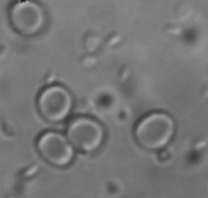
#> input picture lab1/cell.bmp, 208 x 198 px
$ python lab1.py
#> lines starting #> are read from the running program, lines starting #| are printed output that depends on the picture; after the words box and inside, x2 and y2 are one past the last pixel; in counts of white or black regions, pixels touching at a corner belong together
#> in main, img is the input picture: PIL image 208x198 RGBA; mean R, G, B, A 118, 118, 118, 255
from PIL import Image, ImageDraw
import numpy as np
import time
import os, glob
import sys
import cv2

def timer(f):
    def decorator(arg):
        t = time.time()
        f(arg)
        print("\x1b[1;32;40m[INFO]\x1b[0mTime: {time}s | Function: {function_name}".format(time = str(round(time.time() - t, 5)),function_name = f.__name__))
    return decorator

# oversampling
# [147 lines left out: functions upsampling, downsampling, upsampling_and_downsampling, oversampling, halftone_select_chanel, halftone_averaging, not called in this run]

@timer
def improved_burnsen_algorithm(arg):
    img =  arg.get('img')
    draw = ImageDraw.Draw(img)
    s =  arg.get('s')
#> s = 3
    t =  arg.get('t')
#> t = 200
    w, h = img.size
#> w = 208; h = 198
    pix = img.load()

    img_halftone = Image.new('RGB', (w, h))
#> img_halftone: PIL image 208x198 RGB; every value is 0
    draw_halftone = ImageDraw.Draw(img_halftone)

    img_integral = Image.new('RGB', (w, h))
    draw_integral = ImageDraw.Draw(img_integral)

    img_res = Image.new('RGB', (w, h))
    draw_res = ImageDraw.Draw(img_res)

    # halftone
    for i in range(w):
        for j in range(h):
            avg = (pix[i,j][0]+pix[i,j][1]+pix[i,j][2])//3
            draw_halftone.point((i,j), (avg, avg, avg))
    # integral
    integral_table = cv2.integral(np.array(img_halftone))[1:,1:]
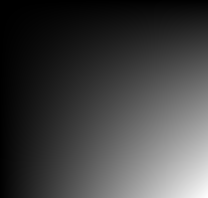
#> integral_table: shape (198, 208, 3) int32; min 124, max 4859126, mean 1243788.9; drawn with min black and max white
    img_integral_table = Image.fromarray(integral_table.astype('uint8'), 'RGB')
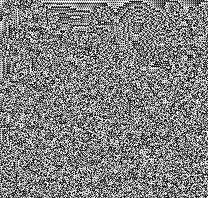
#> img_integral_table: PIL image 208x198 RGB; min 0, max 255, mean 128
    # result
    min_sum = 10000000
    max_sum = -1
    for y in range(s,h-s,s):
        for x in range(s,w-s,s):
            sum = integral_table[y][x][0] + integral_table[y+s][x+s][0] - integral_table[y][x+s][0] - integral_table[y+s][x][0]
            if sum < min_sum:
                min_sum = sum
            if sum > max_sum:
                max_sum = sum
#> after the loop, max_sum = 1496; min_sum = 574

    step = int((max_sum - min_sum) / 255)
#> step = 3
    # print("Step: ", step)

    sum = 0
    for y in range(s,h-s,s):
        for x in range(s,w-s,s):
            sum = integral_table[y][x][0] + integral_table[y+s][x+s][0] - integral_table[y][x+s][0] - integral_table[y+s][x][0]
            for j in range(y,y+s,1):
                for i in range(x,x+s,1):
                    if sum==0:
                        a = int(integral_table[j][i][0]) / step
                    else:
                        a = int(((integral_table[j][i][0]/sum))) / step
                        # print("a: ", a)
                        # input()
                    if a < t:
                        draw_res.point((i,j), (0,0,0))
                    else:
                        draw_res.point((i,j), (255,255,255))
    img_res.save("./burnsen/" + img.filename)
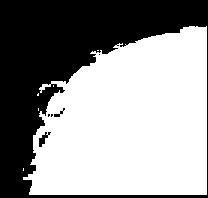
#> saved as cell.bmp: PIL image 208x198 RGB; 58.7% white; 6 black regions (3 under 20 px), largest, box (x1, y1, x2, y2) and area: (0, 0, 208, 198) 16903, (39, 132, 51, 147) 75, (54, 108, 65, 117) 32

def main():
    for file in glob.glob("cell.bmp"):
        print("Select " + file)
        img = Image.open(file)

        # [7 lines of commented-out code are left out]

        improved_burnsen_algorithm({'img': img, 's': 3, 't': 200})


if __name__ == '__main__':
    main()
